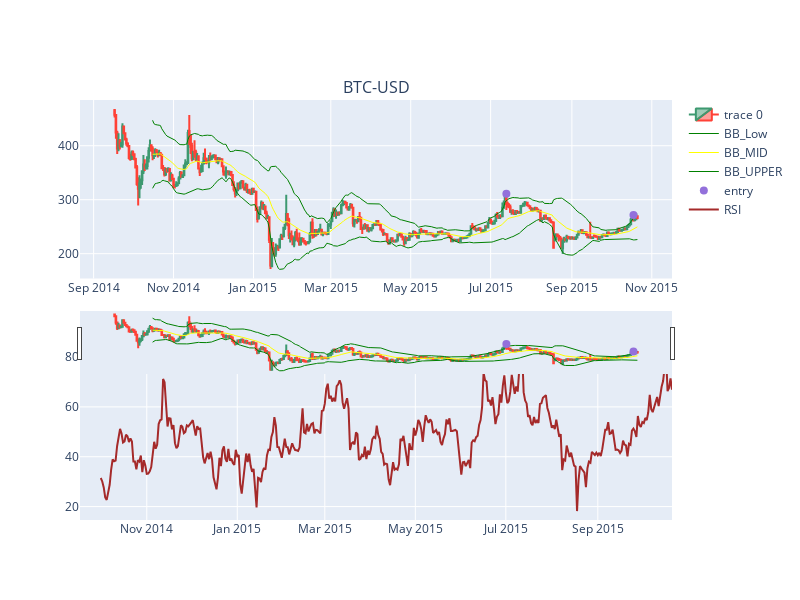
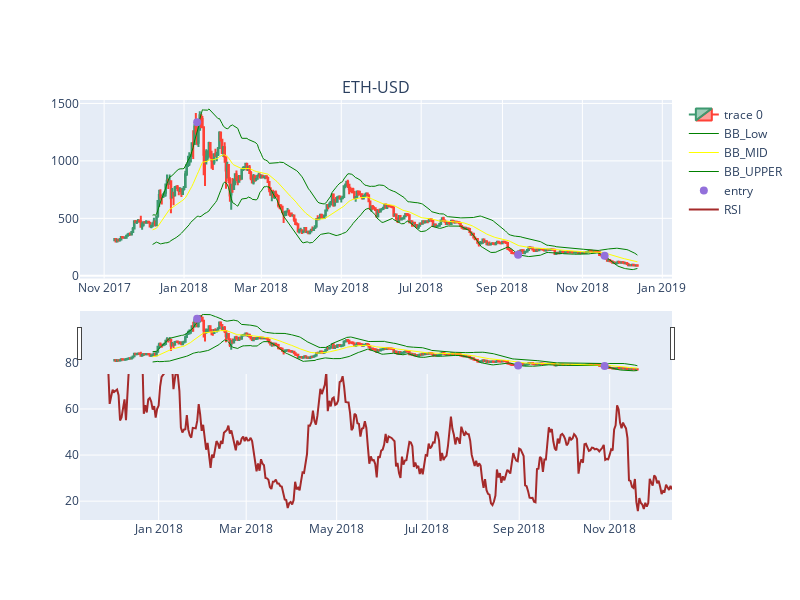
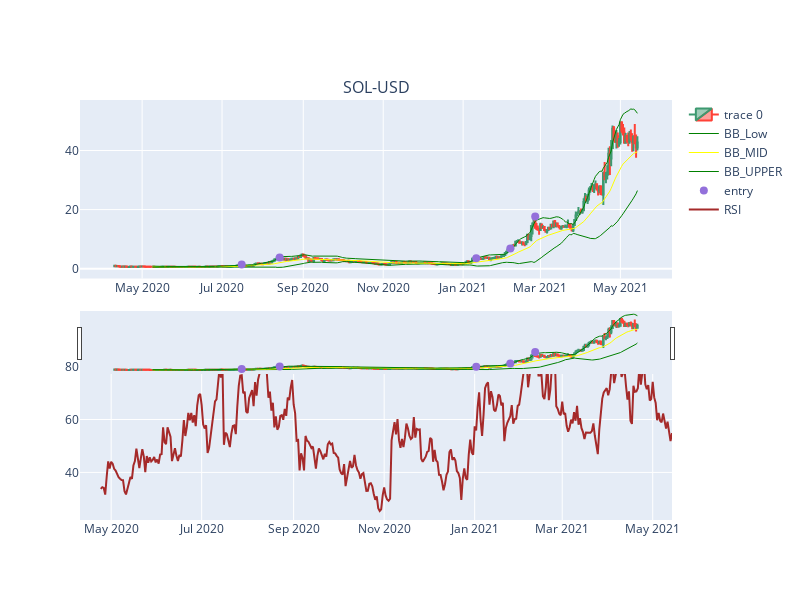
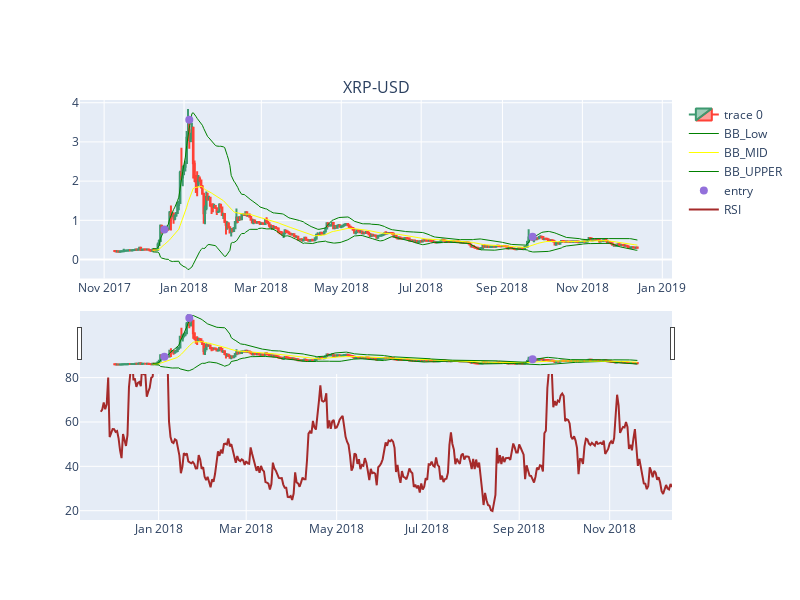

The code cell stored with these charts, in order, in its notebook:
### Code cell
st=0
for name, df in crypto_dict.items():
    dfpl = df[st:st+350]

    # Create a plot with 2 rows
    fig = make_subplots(rows=2, cols=1, column_titles=[name])

    # Add candlestick plot on the first row
    fig.add_trace(go.Candlestick(x=dfpl.index,
                                open=dfpl['Open'],
                                high=dfpl['High'],
                                low=dfpl['Low'],
                                close=dfpl['Close']),
                row=1, col=1)

    # Add Bollinger Bands, EMA lines on the same subplot
    fig.add_trace(go.Scatter(x=dfpl.index, y=dfpl['bb_low'],
                            line=dict(color='green', width=1),
                            name="BB_Low"),
                row=1, col=1)
    
    fig.add_trace(go.Scatter(x=dfpl.index, y=dfpl['bb_mid'],
                            line=dict(color='yellow', width=1),
                            name="BB_MID"),
                row=1, col=1)

    fig.add_trace(go.Scatter(x=dfpl.index, y=dfpl['bb_up'],
                            line=dict(color='green', width=1),
                            name="BB_UPPER"),
                row=1, col=1)

    # Add markers for trade entry points on the same subplot
    fig.add_trace(go.Scatter(x=dfpl.index, y=dfpl['pointpos'], mode="markers",
                            marker=dict(size=8, color="MediumPurple"),
                            name="entry"),
                row=1, col=1)

    # Add markers for trade entry points on the same subplot
    fig.add_trace(go.Scatter(x=dfpl.index, y=dfpl['rsi'], 
                            line=dict(color='brown', width=2),
                            name="RSI"),
                row=2, col=1)

    fig.update_layout(width=800, height=600, sliders=[])
    fig.show()

### Figure 1 — Plotly figure (JSON) as saved in the notebook; plotly's stock layout.template omitted (floating-point values rounded to 4 significant figures; data arrays with more than 128 entries replaced by an {"elided": "..."} marker saying what was removed)
{"data": [{"close": {"elided": "400 float values"}, "high": {"elided": "400 float values"}, "low": {"elided": "400 float values"}, "open": {"elided": "400 float values"}, "type": "candlestick", "x": {"elided": "400 str values"}, "xaxis": "x", "yaxis": "y"}, {"line": {"color": "green", "width": 1}, "name": "BB_Low", "type": "scatter", "x": {"elided": "400 str values"}, "xaxis": "x", "y": {"elided": "400 float values"}, "yaxis": "y"}, {"line": {"color": "yellow", "width": 1}, "name": "BB_MID", "type": "scatter", "x": {"elided": "400 str values"}, "xaxis": "x", "y": {"elided": "400 float values"}, "yaxis": "y"}, {"line": {"color": "green", "width": 1}, "name": "BB_UPPER", "type": "scatter", "x": {"elided": "400 str values"}, "xaxis": "x", "y": {"elided": "400 float values"}, "yaxis": "y"}, {"marker": {"color": "MediumPurple", "size": 8}, "mode": "markers", "name": "entry", "type": "scatter", "x": {"elided": "400 str values"}, "xaxis": "x", "y": {"elided": "400 float values"}, "yaxis": "y"}, {"line": {"color": "brown", "width": 2}, "name": "RSI", "type": "scatter", "x": {"elided": "400 str values"}, "xaxis": "x2", "y": {"elided": "400 float values"}, "yaxis": "y2"}], "layout": {"annotations": [{"font": {"size": 16}, "showarrow": false, "text": "BTC-USD", "x": 0.5, "xanchor": "center", "xref": "paper", "y": 1, "yanchor": "bottom", "yref": "paper"}], "height": 600, "width": 800, "xaxis": {"anchor": "y", "domain": [0, 1]}, "xaxis2": {"anchor": "y2", "domain": [0, 1]}, "yaxis": {"anchor": "x", "domain": [0.575, 1]}, "yaxis2": {"anchor": "x2", "domain": [0, 0.425]}}}

### Figure 2 — Plotly figure (JSON) as saved in the notebook; plotly's stock layout.template omitted (floating-point values rounded to 4 significant figures; data arrays with more than 128 entries replaced by an {"elided": "..."} marker saying what was removed)
{"data": [{"close": {"elided": "400 float values"}, "high": {"elided": "400 float values"}, "low": {"elided": "400 float values"}, "open": {"elided": "400 float values"}, "type": "candlestick", "x": {"elided": "400 str values"}, "xaxis": "x", "yaxis": "y"}, {"line": {"color": "green", "width": 1}, "name": "BB_Low", "type": "scatter", "x": {"elided": "400 str values"}, "xaxis": "x", "y": {"elided": "400 float values"}, "yaxis": "y"}, {"line": {"color": "yellow", "width": 1}, "name": "BB_MID", "type": "scatter", "x": {"elided": "400 str values"}, "xaxis": "x", "y": {"elided": "400 float values"}, "yaxis": "y"}, {"line": {"color": "green", "width": 1}, "name": "BB_UPPER", "type": "scatter", "x": {"elided": "400 str values"}, "xaxis": "x", "y": {"elided": "400 float values"}, "yaxis": "y"}, {"marker": {"color": "MediumPurple", "size": 8}, "mode": "markers", "name": "entry", "type": "scatter", "x": {"elided": "400 str values"}, "xaxis": "x", "y": {"elided": "400 float values"}, "yaxis": "y"}, {"line": {"color": "brown", "width": 2}, "name": "RSI", "type": "scatter", "x": {"elided": "400 str values"}, "xaxis": "x2", "y": {"elided": "400 float values"}, "yaxis": "y2"}], "layout": {"annotations": [{"font": {"size": 16}, "showarrow": false, "text": "ETH-USD", "x": 0.5, "xanchor": "center", "xref": "paper", "y": 1, "yanchor": "bottom", "yref": "paper"}], "height": 600, "width": 800, "xaxis": {"anchor": "y", "domain": [0, 1]}, "xaxis2": {"anchor": "y2", "domain": [0, 1]}, "yaxis": {"anchor": "x", "domain": [0.575, 1]}, "yaxis2": {"anchor": "x2", "domain": [0, 0.425]}}}

### Figure 3 — Plotly figure (JSON) as saved in the notebook; plotly's stock layout.template omitted (floating-point values rounded to 4 significant figures; data arrays with more than 128 entries replaced by an {"elided": "..."} marker saying what was removed)
{"data": [{"close": {"elided": "400 float values"}, "high": {"elided": "400 float values"}, "low": {"elided": "400 float values"}, "open": {"elided": "400 float values"}, "type": "candlestick", "x": {"elided": "400 str values"}, "xaxis": "x", "yaxis": "y"}, {"line": {"color": "green", "width": 1}, "name": "BB_Low", "type": "scatter", "x": {"elided": "400 str values"}, "xaxis": "x", "y": {"elided": "400 float values"}, "yaxis": "y"}, {"line": {"color": "yellow", "width": 1}, "name": "BB_MID", "type": "scatter", "x": {"elided": "400 str values"}, "xaxis": "x", "y": {"elided": "400 float values"}, "yaxis": "y"}, {"line": {"color": "green", "width": 1}, "name": "BB_UPPER", "type": "scatter", "x": {"elided": "400 str values"}, "xaxis": "x", "y": {"elided": "400 float values"}, "yaxis": "y"}, {"marker": {"color": "MediumPurple", "size": 8}, "mode": "markers", "name": "entry", "type": "scatter", "x": {"elided": "400 str values"}, "xaxis": "x", "y": {"elided": "400 float values"}, "yaxis": "y"}, {"line": {"color": "brown", "width": 2}, "name": "RSI", "type": "scatter", "x": {"elided": "400 str values"}, "xaxis": "x2", "y": {"elided": "400 float values"}, "yaxis": "y2"}], "layout": {"annotations": [{"font": {"size": 16}, "showarrow": false, "text": "SOL-USD", "x": 0.5, "xanchor": "center", "xref": "paper", "y": 1, "yanchor": "bottom", "yref": "paper"}], "height": 600, "width": 800, "xaxis": {"anchor": "y", "domain": [0, 1]}, "xaxis2": {"anchor": "y2", "domain": [0, 1]}, "yaxis": {"anchor": "x", "domain": [0.575, 1]}, "yaxis2": {"anchor": "x2", "domain": [0, 0.425]}}}

### Figure 4 — Plotly figure (JSON) as saved in the notebook; plotly's stock layout.template omitted (floating-point values rounded to 4 significant figures; data arrays with more than 128 entries replaced by an {"elided": "..."} marker saying what was removed)
{"data": [{"close": {"elided": "400 float values"}, "high": {"elided": "400 float values"}, "low": {"elided": "400 float values"}, "open": {"elided": "400 float values"}, "type": "candlestick", "x": {"elided": "400 str values"}, "xaxis": "x", "yaxis": "y"}, {"line": {"color": "green", "width": 1}, "name": "BB_Low", "type": "scatter", "x": {"elided": "400 str values"}, "xaxis": "x", "y": {"elided": "400 float values"}, "yaxis": "y"}, {"line": {"color": "yellow", "width": 1}, "name": "BB_MID", "type": "scatter", "x": {"elided": "400 str values"}, "xaxis": "x", "y": {"elided": "400 float values"}, "yaxis": "y"}, {"line": {"color": "green", "width": 1}, "name": "BB_UPPER", "type": "scatter", "x": {"elided": "400 str values"}, "xaxis": "x", "y": {"elided": "400 float values"}, "yaxis": "y"}, {"marker": {"color": "MediumPurple", "size": 8}, "mode": "markers", "name": "entry", "type": "scatter", "x": {"elided": "400 str values"}, "xaxis": "x", "y": {"elided": "400 float values"}, "yaxis": "y"}, {"line": {"color": "brown", "width": 2}, "name": "RSI", "type": "scatter", "x": {"elided": "400 str values"}, "xaxis": "x2", "y": {"elided": "400 float values"}, "yaxis": "y2"}], "layout": {"annotations": [{"font": {"size": 16}, "showarrow": false, "text": "XRP-USD", "x": 0.5, "xanchor": "center", "xref": "paper", "y": 1, "yanchor": "bottom", "yref": "paper"}], "height": 600, "width": 800, "xaxis": {"anchor": "y", "domain": [0, 1]}, "xaxis2": {"anchor": "y2", "domain": [0, 1]}, "yaxis": {"anchor": "x", "domain": [0.575, 1]}, "yaxis2": {"anchor": "x2", "domain": [0, 0.425]}}}
